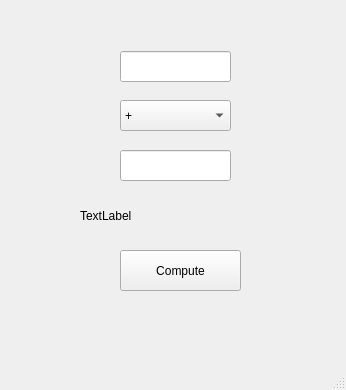
<?xml version="1.0" encoding="UTF-8"?>
<ui version="4.0">
 <class>MainWindow</class>
 <widget class="QMainWindow" name="MainWindow">
  <property name="geometry">
   <rect>
    <x>0</x>
    <y>0</y>
    <width>346</width>
    <height>390</height>
   </rect>
  </property>
  <property name="windowTitle">
   <string>MainWindow</string>
  </property>
  <widget class="QWidget" name="centralwidget">
   <widget class="QLineEdit" name="price_box">
    <property name="geometry">
     <rect>
      <x>120</x>
      <y>51</y>
      <width>111</width>
      <height>31</height>
     </rect>
    </property>
   </widget>
   <widget class="QLineEdit" name="tax_rate">
    <property name="geometry">
     <rect>
      <x>120</x>
      <y>150</y>
      <width>111</width>
      <height>31</height>
     </rect>
    </property>
   </widget>
   <widget class="QPushButton" name="calc_tax_button">
    <property name="geometry">
     <rect>
      <x>120</x>
      <y>250</y>
      <width>121</width>
      <height>41</height>
     </rect>
    </property>
    <property name="text">
     <string>Compute</string>
    </property>
   </widget>
   <widget class="QLabel" name="results_output">
    <property name="geometry">
     <rect>
      <x>80</x>
      <y>200</y>
      <width>211</width>
      <height>31</height>
     </rect>
    </property>
    <property name="text">
     <string>TextLabel</string>
    </property>
   </widget>
   <widget class="QComboBox" name="operators">
    <property name="geometry">
     <rect>
      <x>120</x>
      <y>100</y>
      <width>111</width>
      <height>31</height>
     </rect>
    </property>
    <property name="styleSheet">
     <string notr="true">font: 14pt &quot;MS Shell Dlg 2&quot;;</string>
    </property>
    <item>
     <property name="text">
      <string>+</string>
     </property>
    </item>
    <item>
     <property name="text">
      <string>-</string>
     </property>
    </item>
    <item>
     <property name="text">
      <string>*</string>
     </property>
    </item>
    <item>
     <property name="text">
      <string>/</string>
     </property>
    </item>
   </widget>
  </widget>
  <widget class="QMenuBar" name="menubar">
   <property name="geometry">
    <rect>
     <x>0</x>
     <y>0</y>
     <width>346</width>
     <height>26</height>
    </rect>
   </property>
  </widget>
  <widget class="QStatusBar" name="statusbar"/>
 </widget>
 <resources/>
 <connections/>
</ui>
